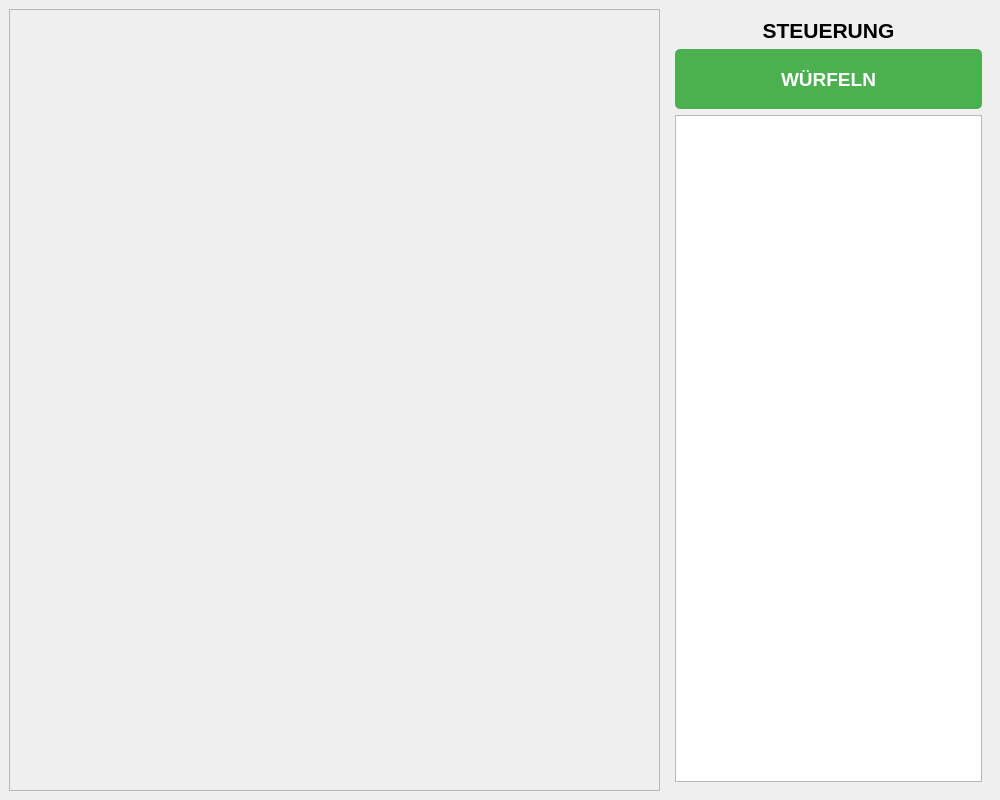
<?xml version="1.0" encoding="UTF-8"?>
<ui version="4.0">
 <class>MainWindow</class>
 <widget class="QMainWindow" name="MainWindow">
  <property name="geometry">
   <rect>
    <x>0</x>
    <y>0</y>
    <width>1000</width>
    <height>800</height>
   </rect>
  </property>
  <property name="windowTitle">
   <string>Monopoly Qt Ultimate</string>
  </property>
  <widget class="QWidget" name="centralwidget">
   <layout class="QHBoxLayout" name="horizontalLayout">
    <item>
     <widget class="QFrame" name="brettContainer">
      <property name="sizePolicy">
       <sizepolicy hsizetype="Expanding" vsizetype="Expanding">
        <horstretch>2</horstretch>
        <verstretch>0</verstretch>
       </sizepolicy>
      </property>
      <property name="frameShape">
       <enum>QFrame::StyledPanel</enum>
      </property>
      <property name="frameShadow">
       <enum>QFrame::Raised</enum>
      </property>
      <layout class="QGridLayout" name="gridLayoutBrett"/>
     </widget>
    </item>
    <item>
     <widget class="QFrame" name="controlsContainer">
      <property name="sizePolicy">
       <sizepolicy hsizetype="Expanding" vsizetype="Preferred">
        <horstretch>1</horstretch>
        <verstretch>0</verstretch>
       </sizepolicy>
      </property>
      <layout class="QVBoxLayout" name="verticalLayout">
       <item>
        <widget class="QLabel" name="lblTitle">
         <property name="font">
          <font>
           <pointsize>16</pointsize>
           <bold>true</bold>
          </font>
         </property>
         <property name="text">
          <string>STEUERUNG</string>
         </property>
         <property name="alignment">
          <set>Qt::AlignCenter</set>
         </property>
        </widget>
       </item>
       <item>
        <widget class="QPushButton" name="btnWuerfeln">
         <property name="minimumSize">
          <size>
           <width>0</width>
           <height>60</height>
          </size>
         </property>
         <property name="font">
          <font>
           <pointsize>14</pointsize>
           <bold>true</bold>
          </font>
         </property>
         <property name="styleSheet">
          <string notr="true">background-color: #4CAF50; color: white; border-radius: 5px;</string>
         </property>
         <property name="text">
          <string>WÜRFELN</string>
         </property>
        </widget>
       </item>
       <item>
        <widget class="QTextEdit" name="logAusgabe">
         <property name="readOnly">
          <bool>true</bool>
         </property>
        </widget>
       </item>
      </layout>
     </widget>
    </item>
   </layout>
  </widget>
 </widget>
 <resources/>
 <connections/>
</ui>
